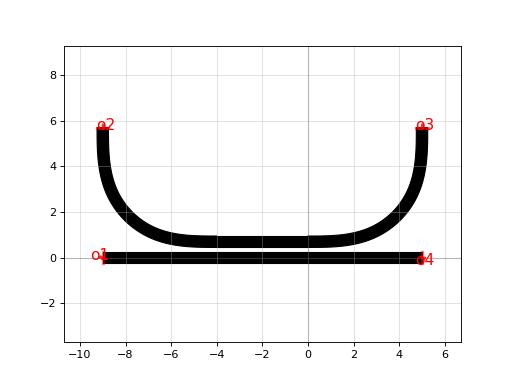

Python code for this plot:
import gdsfactory as gf

c = gf.components.coupler_ring(gap=0.2, radius=5.0, length_x=4.0, coupler90='coupler90', bend='bend_euler', straight='straight', coupler_straight='coupler_straight', cross_section='strip')
c.plot()
